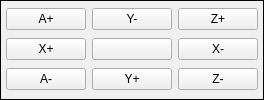
                  <widget class="QFrame" name="gridFrame">
                   <property name="minimumSize">
                    <size>
                     <width>0</width>
                     <height>0</height>
                    </size>
                   </property>
                   <property name="styleSheet">
                    <string notr="true">ActionButton {
min-height: 45px;
max-height: 48px;
font: 12pt &quot;DejaVu Sans&quot;;
color: rgb(255, 255, 255);
background-color:rgb(52, 101, 164);
}</string>
                   </property>
                   <property name="frameShape">
                    <enum>QFrame::Box</enum>
                   </property>
                   <layout class="QGridLayout" name="gridLayout_6">
                    <property name="leftMargin">
                     <number>5</number>
                    </property>
                    <property name="topMargin">
                     <number>5</number>
                    </property>
                    <property name="rightMargin">
                     <number>5</number>
                    </property>
                    <property name="bottomMargin">
                     <number>5</number>
                    </property>
                    <item row="2" column="1">
                     <widget class="ActionButton" name="actionbutton_15">
                      <property name="text">
                       <string>Y+</string>
                      </property>
                      <property name="actionName" stdset="0">
                       <string>machine.jog.axis:y,pos</string>
                      </property>
                     </widget>
                    </item>
                    <item row="1" column="2">
                     <widget class="ActionButton" name="actionbutton_10">
                      <property name="text">
                       <string>X-</string>
                      </property>
                      <property name="actionName" stdset="0">
                       <string>machine.jog.axis:x,neg</string>
                      </property>
                     </widget>
                    </item>
                    <item row="2" column="0">
                     <widget class="ActionButton" name="actionbutton_12">
                      <property name="text">
                       <string>A-</string>
                      </property>
                      <property name="actionName" stdset="0">
                       <string>machine.jog.axis:a,neg</string>
                      </property>
                     </widget>
                    </item>
                    <item row="2" column="2">
                     <widget class="ActionButton" name="actionbutton_11">
                      <property name="text">
                       <string>Z-</string>
                      </property>
                      <property name="actionName" stdset="0">
                       <string>machine.jog.axis:z,neg</string>
                      </property>
                     </widget>
                    </item>
                    <item row="0" column="0">
                     <widget class="ActionButton" name="actionbutton_14">
                      <property name="text">
                       <string>A+</string>
                      </property>
                      <property name="actionName" stdset="0">
                       <string>machine.jog.axis:a,pos</string>
                      </property>
                     </widget>
                    </item>
                    <item row="0" column="2">
                     <widget class="ActionButton" name="actionbutton_9">
                      <property name="text">
                       <string>Z+</string>
                      </property>
                      <property name="actionName" stdset="0">
                       <string>machine.jog.axis:z,pos</string>
                      </property>
                     </widget>
                    </item>
                    <item row="0" column="1">
                     <widget class="ActionButton" name="actionbutton_16">
                      <property name="text">
                       <string>Y-</string>
                      </property>
                      <property name="actionName" stdset="0">
                       <string>machine.jog.axis:y,neg</string>
                      </property>
                     </widget>
                    </item>
                    <item row="1" column="0">
                     <widget class="ActionButton" name="actionbutton_13">
                      <property name="text">
                       <string>X+</string>
                      </property>
                      <property name="actionName" stdset="0">
                       <string>machine.jog.axis:x,pos</string>
                      </property>
                     </widget>
                    </item>
                    <item row="1" column="1">
                     <widget class="ActionButton" name="actionbutton_27">
                      <property name="actionName" stdset="0">
                       <string>machine.jog-mode.continuous</string>
                      </property>
                     </widget>
                    </item>
                   </layout>
                  </widget>
